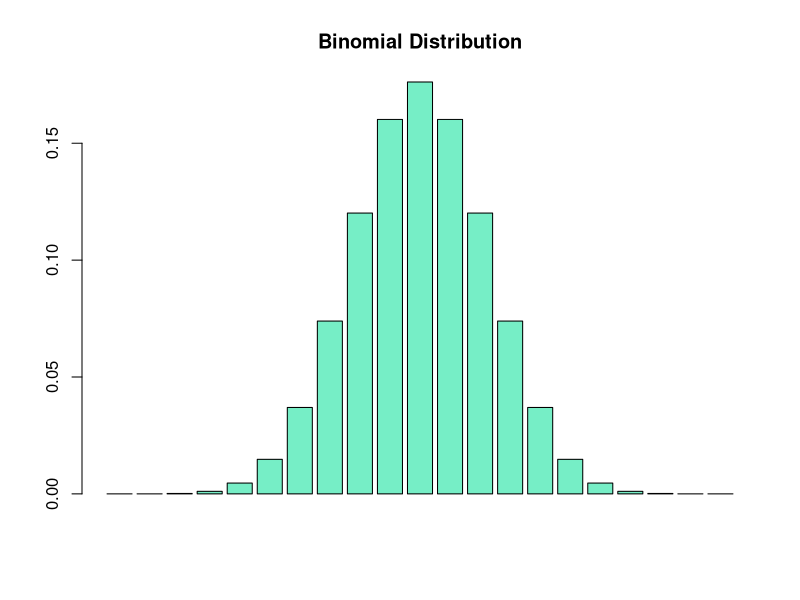
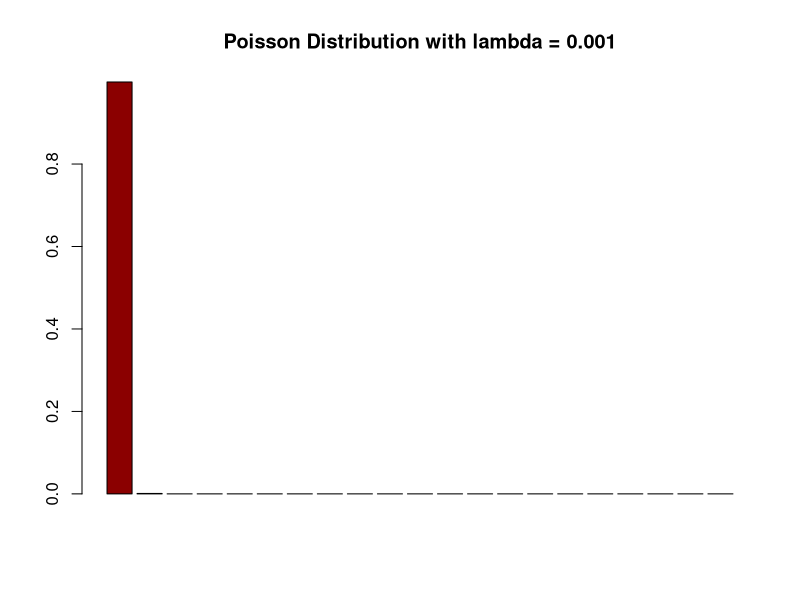
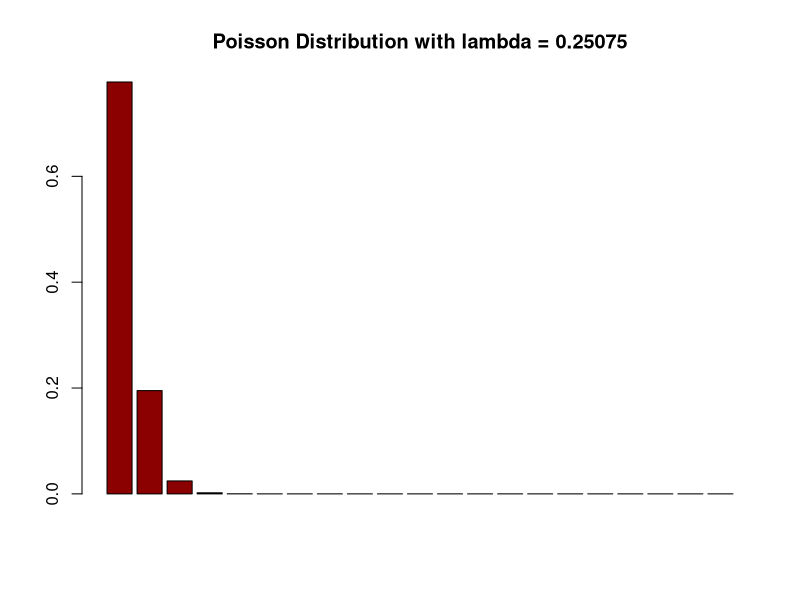
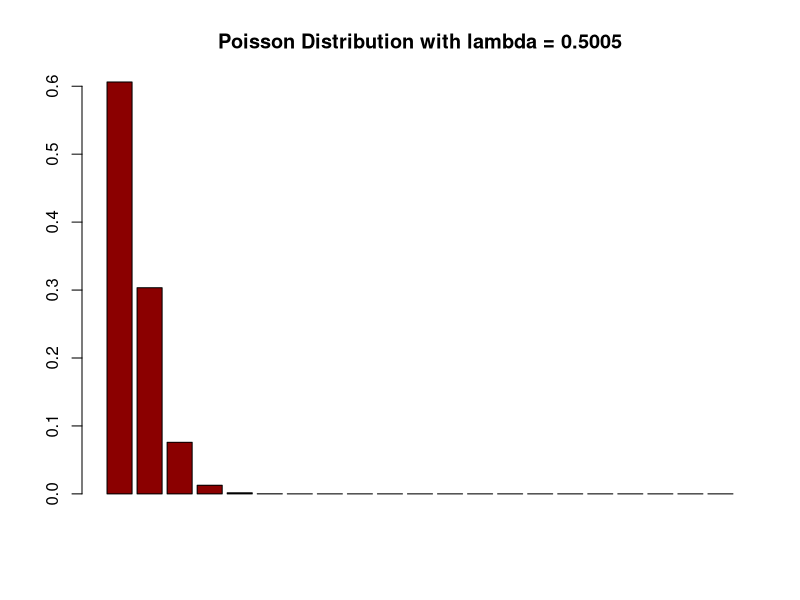
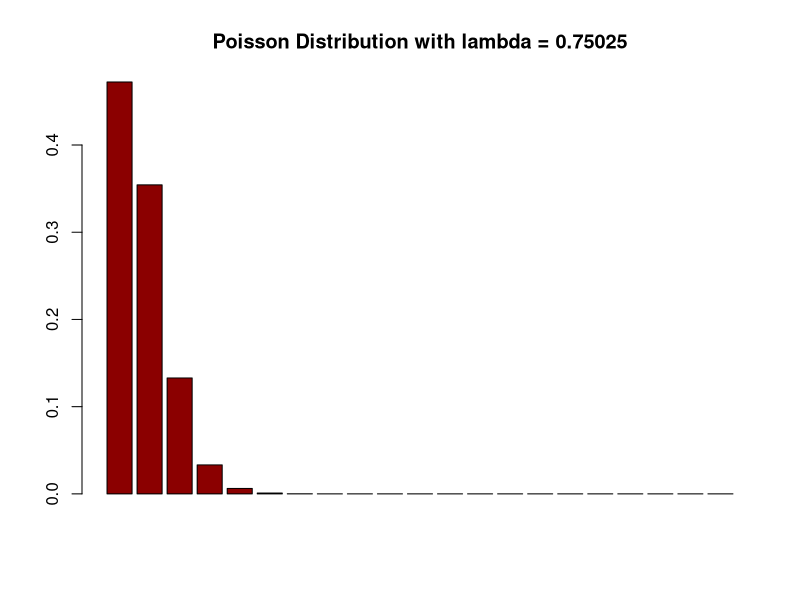
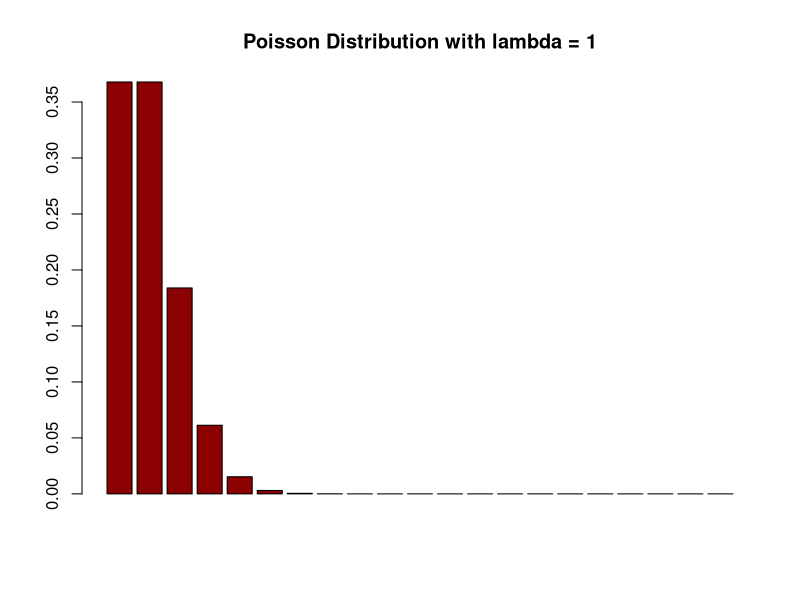
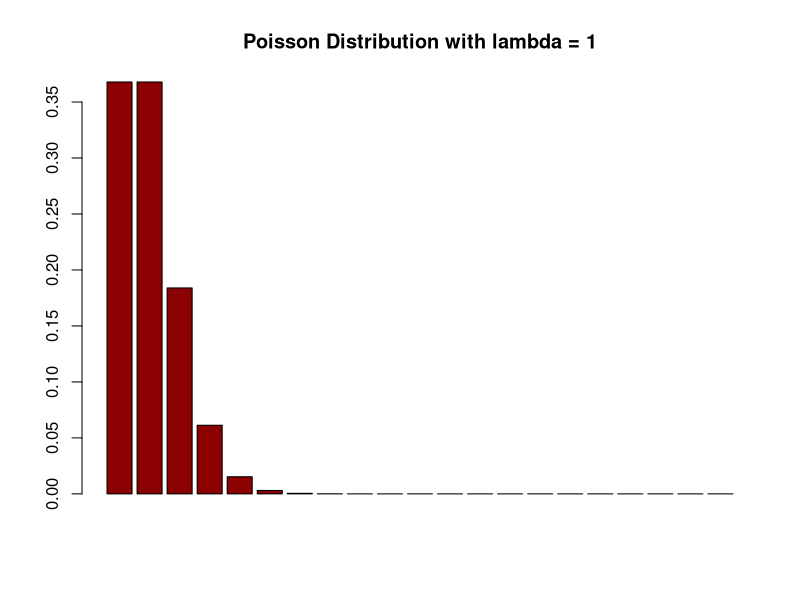
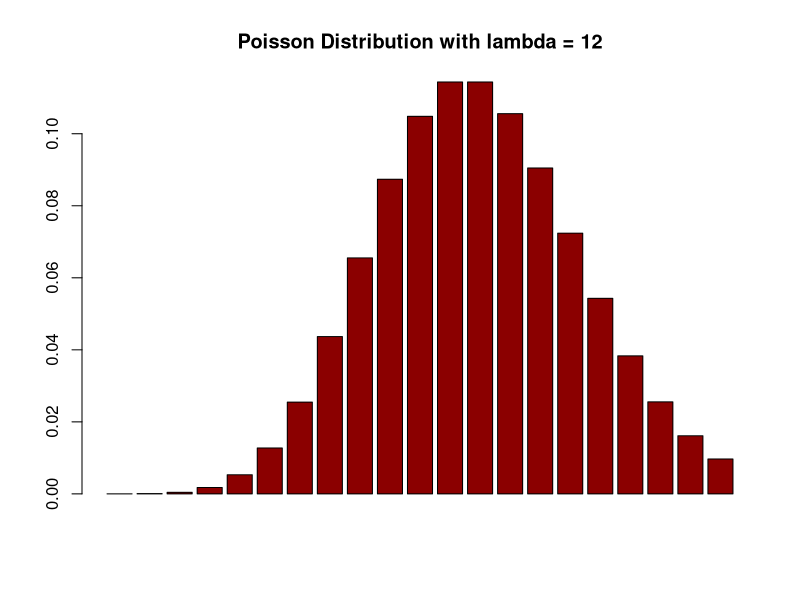

The R script that drew these images, in order:
## ---- chunk 1
require("magrittr")
require("knitr")
opts_chunk$set(comment = NA, 
               message=FALSE,
               fig.path="./figures/" %>% normalizePath,
               animation.fun=hook_scianimator)
## ---- chunk 2
n <- 20
p <- .5
x <- seq(0, n, 1)
y <- dbinom(x, n, p)
barplot(y, col=colors()[10], main="Binomial Distribution")
## ---- chunk 3
lambda <- c(seq(0.001, 1, length=5), seq(1, 100, length=10))
p <- 1e-10
x <- seq(0, 20, 1)
for (l in lambda) {
  y <- dpois(x, l)
  barplot(y, col=colors()[100], 
          main="Poisson Distribution with lambda = %s" %>% sprintf(l))
}
## ---- chunk 4
x <- rnorm(100)  # x 是iid的随机变量
Fn <- ecdf(x)    # ?ecdf, Fn(t) = #{xi <= t} / n
plot(Fn, col=colors()[200])
## ---- chunk 5
fu <- function(a, b) 1 / (a - b)
x <- c(seq(-10, -5, length=20), seq(-5, 5, length=20), seq(5, 10, length=20))
y <- c(rep(0, 20), rep(fu(1, 1/2), 20), rep(0, 20))
plot(x, y, type="l", col="tan2", main="Uniform Distribution")
## ---- chunk 6
n <- 1000
x <- seq(-10, 10, length=n)
y <- dnorm(x, 1, 3)
plot(x, y, type="l", col=colors()[30], lwd=2, main="Gaussian Distribution")
## ---- chunk 7
# require("RColorBrewer")
require("ggplot2")
require("magrittr")
require("dplyr")

n <- 100
x <- seq(0, 1, length=n) %>% rep(times=5)
a <- c(.1, .5, 1, 2, 5) %>% rep(each=n)
b <- a
y <- mapply(dbeta, x, a, b)
data.frame(x, y, param = sprintf("a=%s b=%s", a, b)) %>%
  ggplot(aes(x, y, col = param, fill=param)) + 
  geom_line(size=1.2)
## ---- chunk 8
# X \in Uniform(-1, 1), y = x^2, 则y的分布式如何的呢

op <- par(mfrow=c(1, 3))
xs <- seq(-1, 1, .1)
a <- -1; b <- 1
px <- rep(1 / (b - a), length(xs))
plot(xs, px, type="l")

fn <- function(x) x^2
ys <- fn(xs)
# analysis
ppy <- 1 / ( 2 * sqrt(ys))
plot(ys, ppy, type="l")

# monte carlo
n <- 1000
rx <- runif(n, a, b)
st <- fn(rx) %>%
  hist(freq=FALSE)
par(op)
